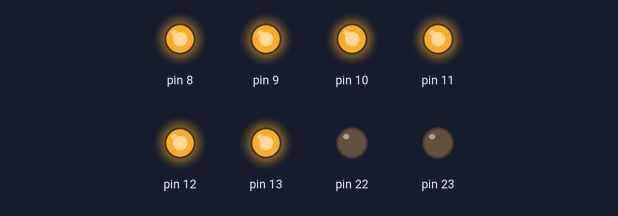
The sketch below on a simulated Arduino Uno, built with avr-gcc and run on an emulated ATmega328P. On the bench: output pins drawn as LEDs (lit = HIGH).

Above: at 0.1 s.
At 11.0 s:
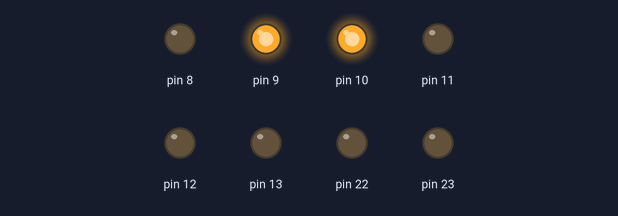
At 21.9 s:
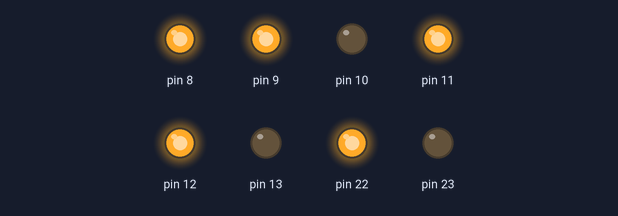
At 32.9 s:
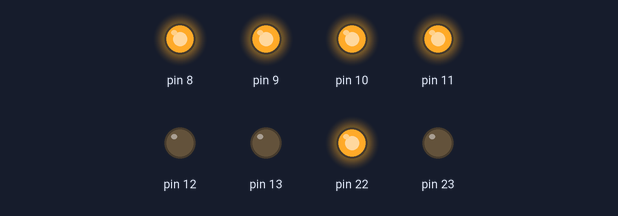
Timing chart, 0 to 34.4 s (numbered marks = the images above):
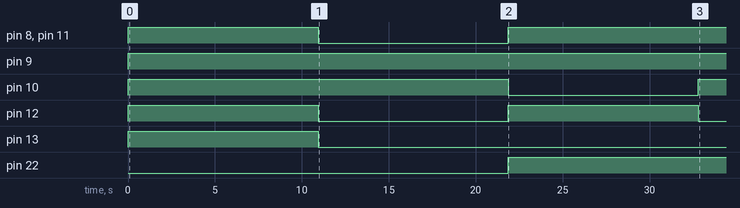

Measured:
- by itself, pin 8, pin 11: LOW → HIGH at 0.00 s, → LOW 10.9 s later, → HIGH 10.9 s later
- by itself, pin 9: LOW → HIGH at 0.00 s
- by itself, pin 10: LOW → HIGH at 0.00 s, → LOW 21.9 s later, → HIGH 10.9 s later
- by itself, pin 12: alternates HIGH for 10.9 s and LOW for 10.9 s
- by itself, pin 13: LOW → HIGH at 0.00 s, → LOW 10.9 s later
- by itself, pin 22: LOW → HIGH at 21.9 s

The sketch:

sketch.ino
```cpp
#include "etalvis.h"
static int x = 0;
void setup() {
  // put your setup code here, to run once:
  volatile char *portA_DDR = (char*)0x21;
  volatile char *portB_DDR = (char*)0x24;
  *portA_DDR = 0xFF;
  *portB_DDR = 0xFF;
}

void loop() {
  // put your main code here, to run repeatedly:
  volatile char *data = (char*)0x25;
  //volatile char *data_B = (char*)0x25;
  if(x == 0){*data = 0b00111111; x++;}
  else if(x == 1){*data = 0b00000110; x++;}
  else if(x == 2){*data = 0b01011011; x++;}
  else if(x == 3){*data = 0b01001111; x++;}
  else if(x == 4){*data = 0b01100110; x++;}
  else if(x == 5){*data = 0b01101101; x++;}
  else if(x == 6){*data = 0b01111101; x++;}
  else if(x == 7){*data = 0b00000111; x++;}
  else if(x == 8){*data = 0b01111111; x++;}
  else{*data = 0b01100111; x = 0;}
  data = 0x22;
  *data = 0b00111111;
  delay();
  *data = 0b00000110;
  delay();
  *data = 0b01011011;
  delay();
  *data = 0b01001111;
  delay();
  *data = 0b01100110;
  delay();
  *data = 0b01101101;
  delay();
  *data = 0b01111101;
  delay();
  *data = 0b00000111;
  delay();
  *data = 0b01111111;
  delay();
  *data = 0b01100111;
  delay();
}
```

etalvis.h
```cpp
void delay(void);

void delay(){
  for(volatile long i = 0; i<500000; i++);
}
```
